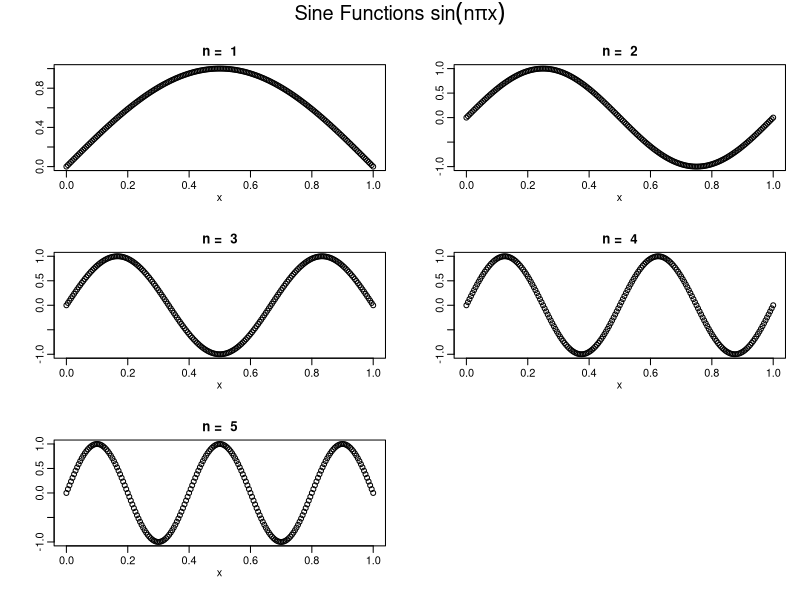
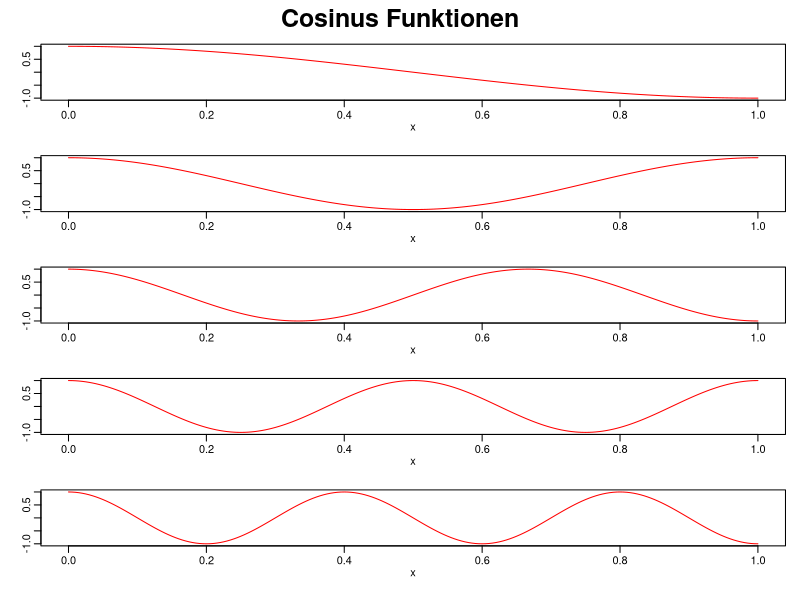

The R script that drew these images, in order:
library(sfsmisc)


### Name: mult.fig
### Title: Plot Setup for MULTiple FIGures, incl. Main Title
### Aliases: mult.fig
### Keywords: hplot

### ** Examples

opl <- mult.fig(5, main= expression("Sine Functions " * sin(n * pi * x)))
x <- seq(0, 1, len = 201)
for (n in 1:5)
  plot(x, sin(n * pi * x), ylab ="", main = paste("n = ",n))
par(opl$old.par)

rr <- mult.fig(mfrow=c(5,1), main= "Cosinus Funktionen", cex = 1.5,
               marP = - c(0, 1, 2, 0))
for (n in 1:5)
  plot(x, cos(n * pi * x), type = 'l', col="red", ylab ="")
str(rr)
par(rr$old.par)
## The *restored* par settings:
str(do.call("par", as.list(names(rr$new.par))))
